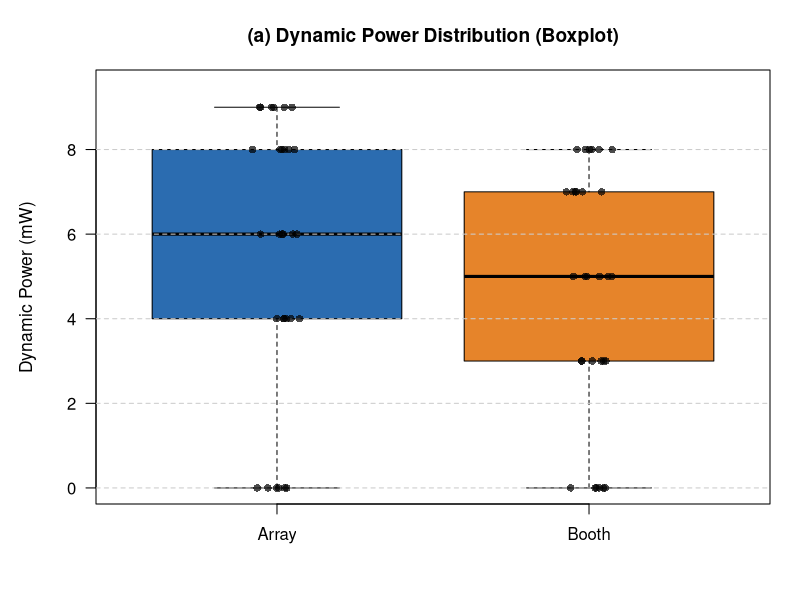
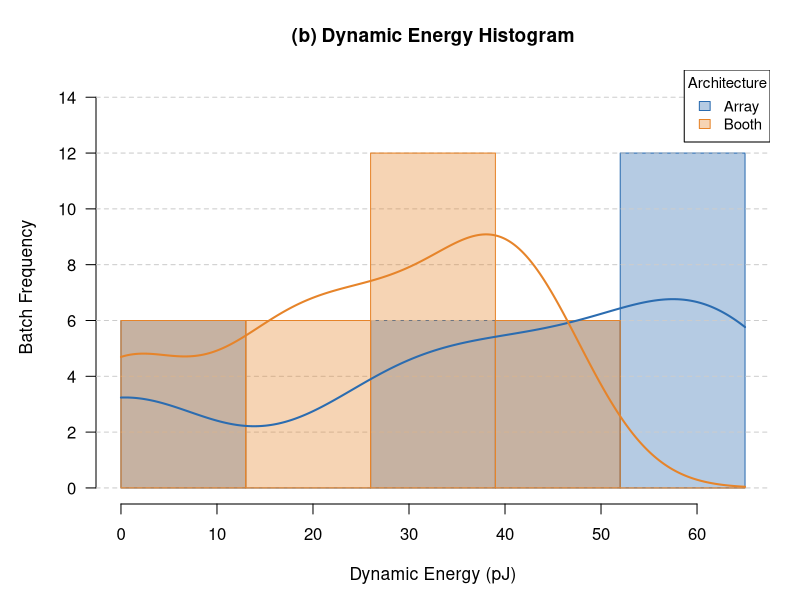
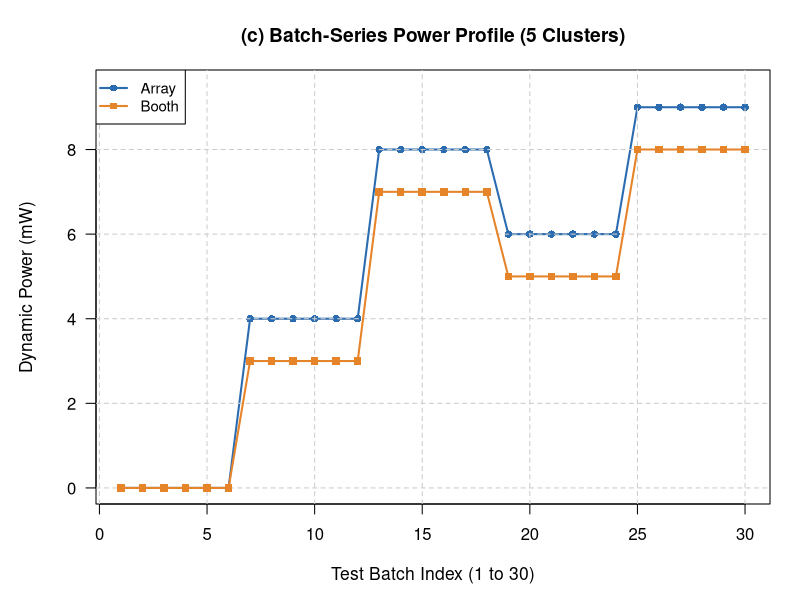
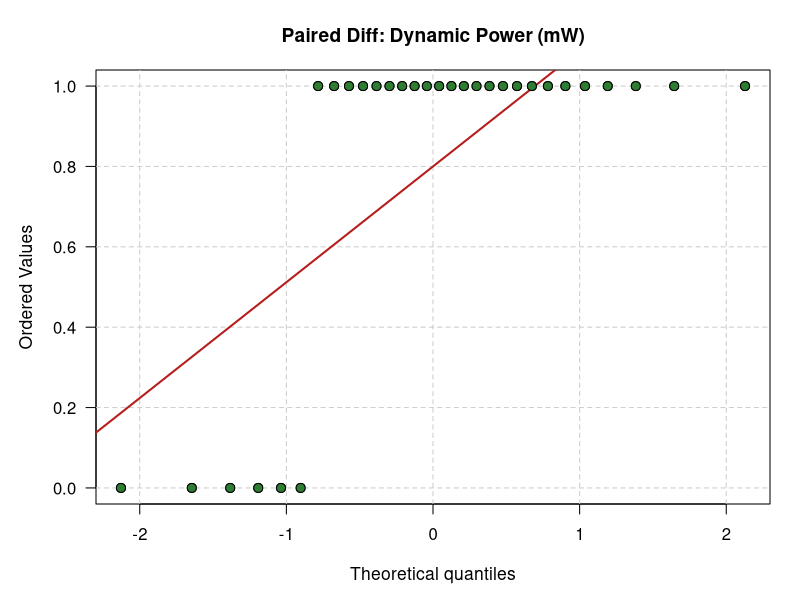
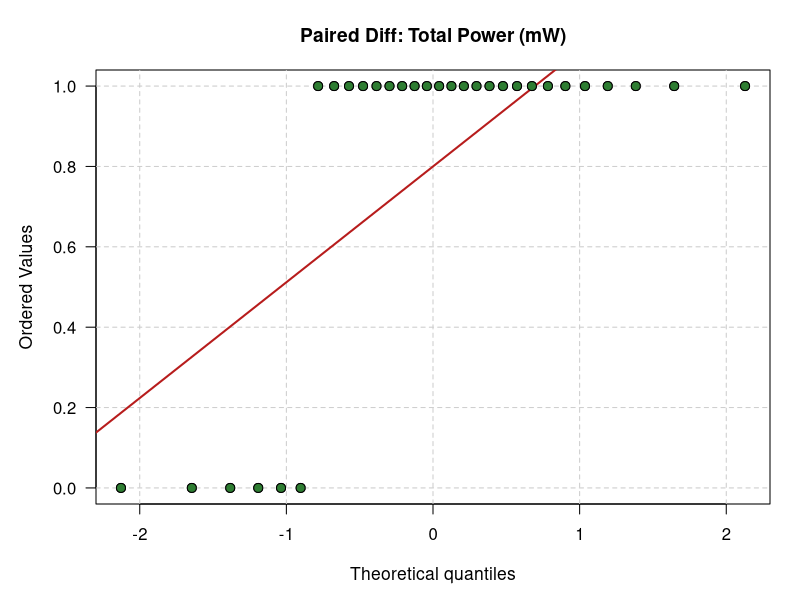
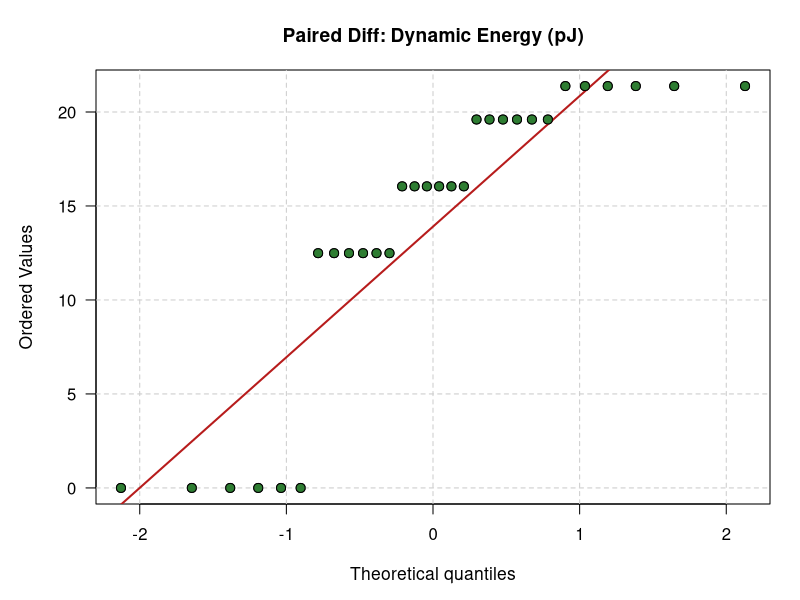
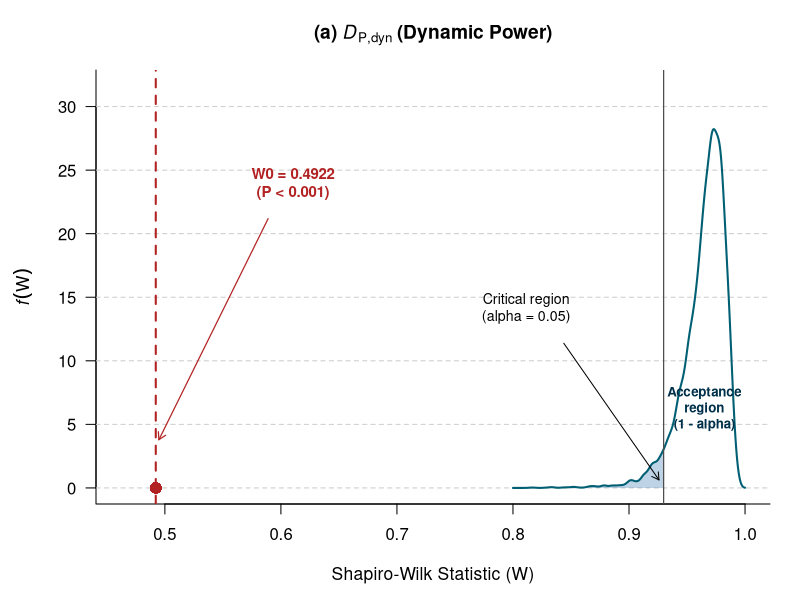
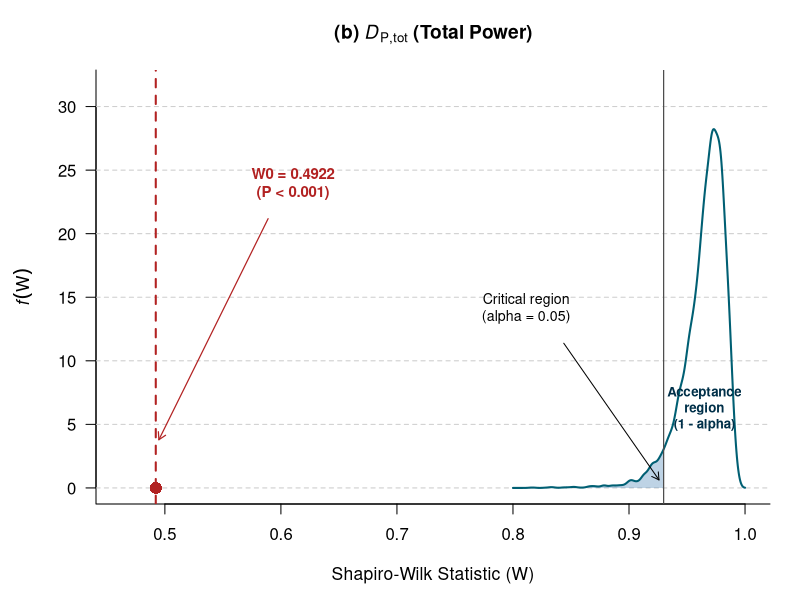

Source code (R) for these figures, in order:
# ==============================================================================
# Array vs Booth Architecture - Power & Energy Analysis Plots
# Data source: Array_power_summary.csv & Booth_power_summary.csv (30 batches)
# ==============================================================================

# --- Display / Export Settings ---
# Set save_png <- TRUE to save wide, high-res (300 DPI) 3-panel PNG files.
# When save_png <- FALSE (for online runners), one_plot_per_page <- TRUE
# prevents the online runner from squishing 3 plots into a tiny narrow box.
save_png <- FALSE
one_plot_per_page <- TRUE

if (exists("options")) {
  options(repr.plot.width = 16, repr.plot.height = 5.5)
}

start_fig <- function(filename, width_in = 16, height_in = 5.5) {
  if (save_png) {
    png(filename, width = width_in, height = height_in, units = "in", res = 300)
    par(mfrow = c(1, 3), mar = c(4.5, 4.5, 3.2, 1.5), cex.main = 1.05)
  } else if (one_plot_per_page) {
    par(mfrow = c(1, 1), mar = c(4.8, 4.8, 3.5, 1.5), cex.main = 1.15, cex.lab = 1.05)
  } else {
    par(mfrow = c(1, 3), mar = c(4.5, 4.2, 3.0, 1.2), cex.main = 0.95)
  }
}

end_fig <- function() {
  if (save_png) dev.off()
}

# ==============================================================================
# 1. Dataset: Array vs Booth (30 batches)
# ==============================================================================
batch <- 1:30

# Note: Batches 1-6 are 0.0 in the repo CSVs (change 0 -> 1 if matching reference image)
array_dyn_power  <- c(rep(0, 6), rep(4, 6), rep(8, 6), rep(6, 6), rep(9, 6))
booth_dyn_power  <- c(rep(0, 6), rep(3, 6), rep(7, 6), rep(5, 6), rep(8, 6))

array_tot_power  <- c(rep(103, 6), rep(107, 6), rep(111, 6), rep(109, 6), rep(112, 6))
booth_tot_power  <- c(rep(103, 6), rep(106, 6), rep(110, 6), rep(108, 6), rep(111, 6))

array_dyn_energy <- c(rep(0, 6), rep(28.62, 6), rep(57.24, 6), rep(42.93, 6), rep(64.395, 6))
booth_dyn_energy <- c(rep(0, 6), rep(16.131, 6), rep(37.639, 6), rep(26.885, 6), rep(43.016, 6))

col_array <- "#2b6cb0"
col_booth <- "#e6842a"

# ==============================================================================
# FIGURE 1: Boxplot, Dynamic Energy Histogram + KDE, Batch-Series Profile
# ==============================================================================
start_fig("figure1_power_energy.png")

# (a) Dynamic Power Distribution (Boxplot)
boxplot(
  list(Array = array_dyn_power, Booth = booth_dyn_power),
  col = c(col_array, col_booth),
  ylab = "Dynamic Power (mW)",
  main = "(a) Dynamic Power Distribution (Boxplot)",
  ylim = c(0, 9.5),
  las = 1
)
grid(nx = NA, ny = NULL, lty = 2, col = "gray80")
stripchart(
  list(Array = array_dyn_power, Booth = booth_dyn_power),
  vertical = TRUE, method = "jitter", jitter = 0.08,
  pch = 16, col = rgb(0, 0, 0, 0.7), add = TRUE
)

# (b) Dynamic Energy Histogram + KDE
breaks <- seq(0, 65, length.out = 6)
bin_width <- diff(breaks)[1]
h_arr <- hist(array_dyn_energy, breaks = breaks, plot = FALSE)
h_boo <- hist(booth_dyn_energy, breaks = breaks, plot = FALSE)
ymax <- max(h_arr$counts, h_boo$counts) * 1.20

hist(
  array_dyn_energy, breaks = breaks, ylim = c(0, ymax),
  col = rgb(0.17, 0.42, 0.69, 0.35), border = col_array,
  xlab = "Dynamic Energy (pJ)", ylab = "Batch Frequency",
  main = "(b) Dynamic Energy Histogram", las = 1
)
grid(nx = NA, ny = NULL, lty = 2, col = "gray80")
hist(
  booth_dyn_energy, breaks = breaks, add = TRUE,
  col = rgb(0.90, 0.52, 0.16, 0.35), border = col_booth
)

d_arr <- density(array_dyn_energy, from = 0, to = 65)
d_boo <- density(booth_dyn_energy, from = 0, to = 65)
lines(d_arr$x, d_arr$y * length(array_dyn_energy) * bin_width, col = col_array, lwd = 2)
lines(d_boo$x, d_boo$y * length(booth_dyn_energy) * bin_width, col = col_booth, lwd = 2)

legend(
  "topright", title = "Architecture",
  legend = c("Array", "Booth"),
  fill = c(rgb(0.17, 0.42, 0.69, 0.35), rgb(0.90, 0.52, 0.16, 0.35)),
  border = c(col_array, col_booth), bg = "white", cex = 0.9
)

# (c) Batch-Series Power Profile (5 Clusters)
plot(
  batch, array_dyn_power, type = "o", pch = 16, col = col_array, lwd = 2,
  ylim = c(0, 9.5), xlab = "Test Batch Index (1 to 30)",
  ylab = "Dynamic Power (mW)",
  main = "(c) Batch-Series Power Profile (5 Clusters)", las = 1
)
grid(lty = 2, col = "gray80")
lines(batch, booth_dyn_power, type = "o", pch = 15, col = col_booth, lwd = 2)
legend(
  "topleft", legend = c("Array", "Booth"),
  col = c(col_array, col_booth), pch = c(16, 15),
  lty = 1, lwd = 2, bg = "white", cex = 0.9
)

end_fig()

# ==============================================================================
# FIGURE 2: Normal Q-Q Plots of Paired Differences (Array - Booth)
# ==============================================================================
diff_dyn_power  <- array_dyn_power  - booth_dyn_power
diff_tot_power  <- array_tot_power  - booth_tot_power
diff_dyn_energy <- array_dyn_energy - booth_dyn_energy

plot_qq_paired <- function(x, title_text) {
  q <- qqnorm(x, plot.it = FALSE)
  plot(
    q$x, q$y,
    pch = 21, bg = "#2e7d32", col = "black", cex = 1.2,
    xlab = "Theoretical quantiles", ylab = "Ordered Values",
    main = title_text, las = 1
  )
  grid(lty = 2, col = "gray80")
  # OLS reference line (matches scipy.stats.probplot)
  abline(lm(q$y ~ q$x), col = "#b71c1c", lwd = 2)
  points(q$x, q$y, pch = 21, bg = "#2e7d32", col = "black", cex = 1.2)
}

start_fig("figure2_qq_plots.png")
plot_qq_paired(diff_dyn_power,  "Paired Diff: Dynamic Power (mW)")
plot_qq_paired(diff_tot_power,  "Paired Diff: Total Power (mW)")
plot_qq_paired(diff_dyn_energy, "Paired Diff: Dynamic Energy (pJ)")
end_fig()

# ==============================================================================
# FIGURE 3: Shapiro-Wilk Test Null Distribution & Observed W0
# ==============================================================================
set.seed(42)
w_null <- replicate(10000, unname(shapiro.test(rnorm(30))$statistic))
dens_w <- density(w_null, from = 0.80, to = 1.00, n = 512)
w_crit <- unname(quantile(w_null, 0.05))

plot_shapiro_panel <- function(x, title_expr) {
  sw <- shapiro.test(x)
  w_obs <- unname(sw$statistic)
  p_val <- sw$p.value
  p_str <- ifelse(p_val < 0.001, "P < 0.001", sprintf("P = %.4f", p_val))

  xmin <- min(w_obs - 0.03, 0.80)
  span <- 1.00 - xmin
  ymax <- max(dens_w$y) * 1.12

  plot(
    dens_w$x, dens_w$y, type = "n",
    xlim = c(xmin, 1.00), ylim = c(0, ymax),
    xlab = "Shapiro-Wilk Statistic (W)", ylab = expression(italic(f)(W)),
    main = title_expr, las = 1, bty = "l"
  )
  grid(nx = NA, ny = NULL, lty = 2, col = "gray80")

  # Shade critical region (W <= w_crit)
  idx_crit <- dens_w$x <= w_crit
  polygon(
    c(dens_w$x[idx_crit], w_crit),
    c(dens_w$y[idx_crit], 0),
    col = rgb(0.27, 0.51, 0.71, 0.35), border = NA
  )

  # Null density curve & critical threshold
  lines(dens_w$x, dens_w$y, col = "#005f73", lwd = 2)
  abline(v = w_crit, col = "gray30", lwd = 1.2)

  # Observed W0 vertical line + point
  abline(v = w_obs, col = "#b22222", lty = 2, lwd = 2)
  points(w_obs, 0, pch = 16, col = "#b22222", cex = 1.6)

  # Annotations (spaced cleanly to avoid overlapping lines)
  text_x_obs <- w_obs + span * 0.22
  text(
    text_x_obs, ymax * 0.76,
    labels = sprintf("W0 = %.4f\n(%s)", w_obs, p_str),
    col = "#b22222", font = 2, cex = 0.9
  )
  arrows(
    text_x_obs - span * 0.04, ymax * 0.67, w_obs + span * 0.005, ymax * 0.12,
    col = "#b22222", length = 0.08, lwd = 1.2
  )

  text(
    w_crit - span * 0.22, ymax * 0.45,
    labels = "Critical region\n(alpha = 0.05)", cex = 0.85
  )
  arrows(
    w_crit - span * 0.16, ymax * 0.36, w_crit - 0.004, ymax * 0.02,
    length = 0.08, lwd = 1
  )

  text(
    (w_crit + 1.00) / 2, ymax * 0.20,
    labels = "Acceptance\nregion\n(1 - alpha)",
    col = "#003049", font = 2, cex = 0.8
  )
}

start_fig("figure3_shapiro_wilk.png")
plot_shapiro_panel(diff_dyn_power,  expression(bold("(a) ") * italic(D)[P*",dyn"] * bold(" (Dynamic Power)")))
plot_shapiro_panel(diff_tot_power,  expression(bold("(b) ") * italic(D)[P*",tot"] * bold(" (Total Power)")))
plot_shapiro_panel(diff_dyn_energy, expression(bold("(c) ") * italic(D)[E*",dyn"] * bold(" (Dynamic Energy)")))
end_fig()
